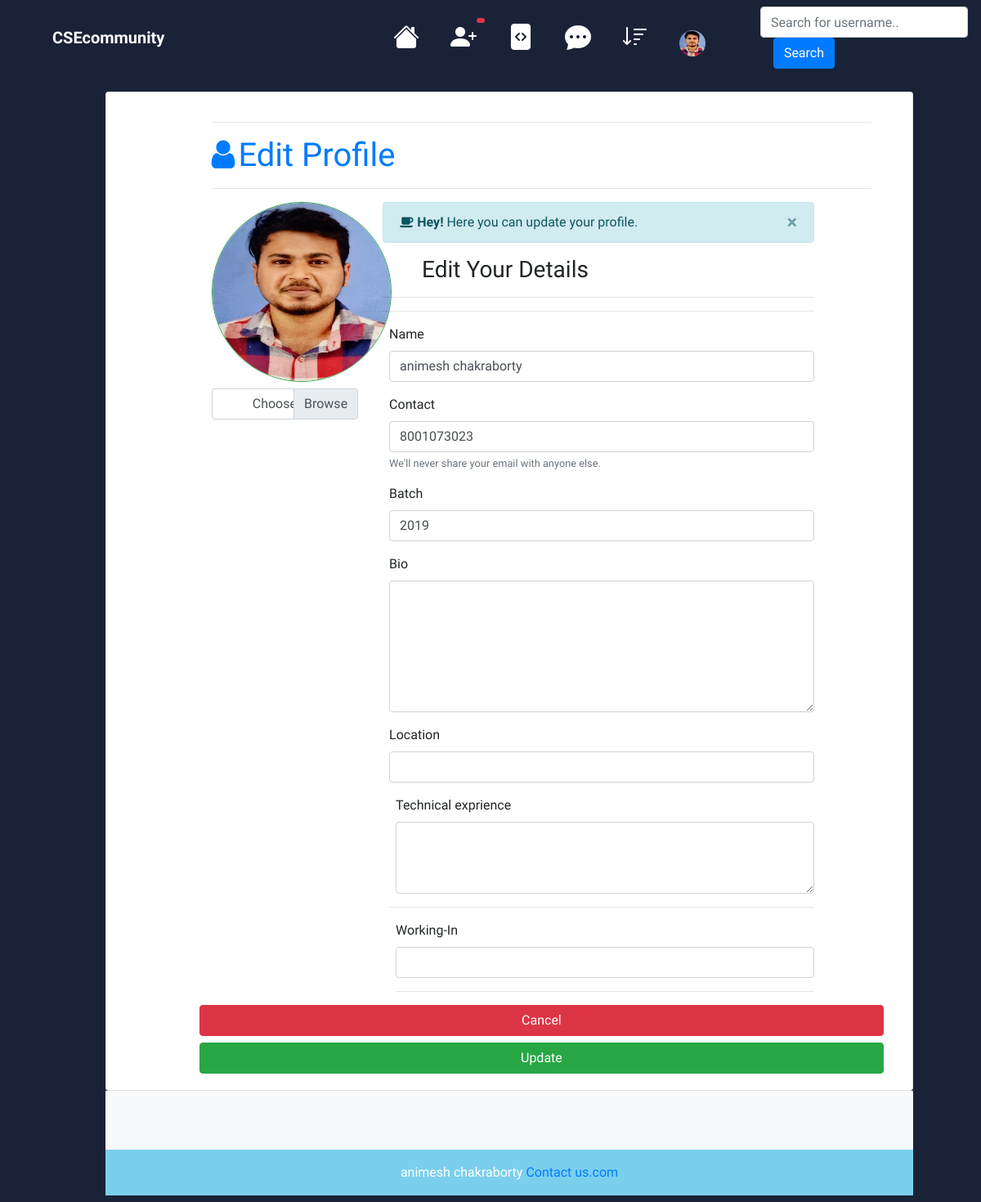
The app's page /setting (signed in) with its own data.
### core/models.py (models this page shows, shortened)
class Profile(models.Model):
       user = models.ForeignKey(User,on_delete = models.CASCADE,)
       id_user = models.IntegerField()
       bio = models.TextField(blank=True)
       name=models.CharField(max_length=100,blank=True)
       profileimg = models.ImageField(upload_to ='profile_images',default ='black-profile-picture.png')
       location = models.CharField(max_length=100,blank=True)
       contact=models.TextField(blank=True)
       batch =models.CharField(max_length=100,blank=True)
       working=models.TextField()
       techinal_experiance=models.TextField()
       isverified=models.BooleanField(default=False)

### core/views.py (the view, shortened to what this page needs)
# urls.py: path('setting',views.setting, name='setting'),
def setting(request):
       user_object = User.objects.get(username=request.user.username)
       user_profile = Profile.objects.get(user=user_object)
       return render(request,'setting.html',{'user_profile': user_profile,'user_object': user_object,})

### templates/setting.html (shortened to what this page needs)
{% extends 'base.html' %}
{% block content %}
<div class="main" style="margin-top:10vh;">
  <div class="container-fluid">
    <div class="row">
        <div class="col-lg-1 p-0">
        </div>
        <div class="col-lg-11 p-2">
            <div class="container-fluid">
                <div class="row">
                    <div class="col">
                        <div class="post-update card status-update-card"
<style="background-color:rgba(69, 128, 238, 0.2); border-color:rgb(219, 219, 226);">
<div class="card-body">
                    <div class="col-11 offset-1">
                        <div class="container bootstrap snippet">
                          <hr>
                            <h1 class="text-primary"><i class="fa fa-user mr-1"></i>Edit Profile</h1>
                            <hr>
                            <div class="row">
                                <div class="col-md-3">
                                    <div class="text-center">
                                      <form  action="" method="POST" enctype="multipart/form-data">
                                        <img  src="{{user_profile.profileimg.url}}" width="220" height="220n8" class="img-circle rounded-circle mb-2  border border-success"/>
                                        <div class="custom-file">
                                          <label class="custom-file-label" for="inputGroupFile01">Choose file</label>
                                                                              <label class="custom-file-label" for="files">Choose
                                                                                file</label>
                                        </div>
                                    </div>
                                </div>
                                <div class="col-md-8 personal-info">
                                    <div class="alert alert-info alert-dismissable">
                                        <a class="panel-close close pointer-event" style="cursor:pointer;" data-dismiss="alert">×</a>
                                        <i class="fa fa-coffee"></i>
                                        <strong>Hey!</strong> Here you can update your profile.
                                    </div>
                                    <h3 class="my-3 ml-5">Edit Your Details</h3>
                                  <hr>
                                  <hr>
                                    <div class="form-horizontal ml-2">
                                      <div class="form-group">
                                                 <label for="name">Name</label>
                                                 <input type="text" name="name" class="form-control" value="{{user_profile.name}}" name="name" aria-describedby="nameHelp" >
                                               </div>
                                        </div>
                                   <div class="form-horizontal ml-2">
                                          <div class="form-group">
                                            <label for="">Contact</label>
                                            <input type="contact" name="contact" class="form-control" value="{{user_profile.contact}}"  aria-describedby="emailHelp">
                                            <small id="emailHelp" class="form-text text-muted">We'll never share your email with anyone else.</small>
                                          </div>
                                        </div>
                                        <div class="form-horizontal ml-2">
                                          <div class="form-group">
                                            <label for="exampleInputEmail1">Batch</label>
                                            <input type="text" class="form-control"value="{{user_profile.batch}}" name="batch"id="exampleInputUSIN" aria-describedby="batchHelp">
                                   </div>
                                   </div>
                                   <div class="form-horizontal ml-2">
                                   <div class="form-group">
                                          <label for="about"> Bio </label>
                                          <textarea id="exampleInputBio"style="height:11vh; max-height:auto; min-height:11vh;" class="form-control" name="bio">{{user_profile.bio}}</textarea>
                                   </div>
                                  </div>
                                          <div class="form-horizontal ml-2">
                                            <div class="form-group">
                                            <label for=""> Location</label>
                                            <input type="text"name="location" value="{{user_profile.location}}" placeholder="" class="form-control">
                                        </div
                               </div>
                               <div class="form-horizontal ml-2">
                                   <div class="form-group">
                                          <label >Technical exprience</label>
                                          <textarea style="height:11vh; max-height:auto; min-height:11vh;" class="form-control" name="techinal_experiance">{{user_profile.techinal_experiance}}</textarea>
                                   </div>
                               </div>
                                            <hr>
                                        <div class="form-horizontal ml-2">
                                          <div class="form-group">
                                            <label for="exampleInputEmail1">Working-In</label>
                                            <input type="Work" class="form-control" name="working" value="{{user_profile.working}}" id="exampleInputUSIN" aria-describedby="USINHelp">
                                            <hr>
                                          </div>
                                     </div>
                                        </div>
                                    </div>
                                    <a href="/" class="btn btn-danger btn-block" align="center" aria-pressed="true">Cancel</a>
                                      <button type="submit" class="btn btn-success btn-block ">Update</button>
                            </div>
                        </div>
                    </div>
                </div>
            </div>
        </div>
    </div>
</body>
</html>
{% endblock %}

### templates/header.html (shortened to what this page needs)
<!DOCTYPE html>
<html lang="en">
<head>
    <link rel="stylesheet" href="/static/css/style.css">
    <link rel="stylesheet" href="https://cdn.jsdelivr.net/npm/bootstrap-icons@1.3.0/font/bootstrap-icons.css">
    <link rel="stylesheet" href="https://cdnjs.cloudflare.com/ajax/libs/font-awesome/4.7.0/css/font-awesome.min.css">
    <link rel="stylesheet" href="https://maxcdn.bootstrapcdn.com/bootstrap/4.3.1/css/bootstrap.min.css">
</head>
<body>
    <div class="container-main">
        <div class="header-section fixed-top">
    <nav class="navbar navbar-expand-lg navbar-dark bg-default">
        <a class="navbar-brand mx-5 font-weight-bolder" href="">CSEcommunity</a>
        <div class="collapse navbar-collapse" id="navbarSupportedContent">
            <ul class="navbar-nav ml-auto mr-5 d-flex align-items-baseline">
                <li class="nav-item active">
                    <a class="nav-link font-weight-bold" href="/"><span class="bi bi-house-fill fa-2x"></span></a>
                </li>
                <li class="nav-item active">
                    <a class="nav-link font-weight-bold" href="/frequest" class=" position-relative">
                        <span class="bi bi-person-plus-fill fa-2x"></span>
                        <span class="position-absolute top-0 start-100 translate-middle badge rounded-pill bg-danger">
                        </span>
                    </a>
                </li>
                <li class="nav-item active">
                    <a class="nav-link font-weight-bold" href="/code"><span class="bi bi-file-code-fill fa-2x"></span></a>
                </li>
                <li class="nav-item active">
                    <a class="nav-link font-weight-bold" href="chatting/rooms"><span class="bi bi-chat-dots-fill fa-2x"></span></a>
                </li>
                <li class="nav-item active
                 dropdown">
                    <a class="nav-link  font-weight-bold" href="#" id="navbarDropdown" role="button" data-toggle="dropdown" aria-haspopup="true" aria-expanded="false">
                        <span class= "bi bi-sort-down fa-2x"></span>
                    </a>
                </li>
                <li class="nav-item">
                    <a class="nav-link font-weight-bold" href="/pro">
    <img src="{{user_profile.profileimg.url}}"
        class="profile-icon rounded-circle z-depth-2"alt=""> </a>
</li>
            </ul>
            <form  action="/search" method="POST">
                <input class="form-control mr-sm-2" type="text" name="username" placeholder="Search for username..">&nbsp; &nbsp;
                <button class="btn btn-primary my-2 my-sm-0" type="submit">Search</button>
            </form>
        </div>
    </nav>
</div>
                                                            </div>
</body>
</html>

### static/css/style.css (style rules this page uses)
body { font-family: 'Comfortaa', cursive !important; font-size: medium; }
.main { padding-left: 1%; padding-right: 5%; }
textarea { height: 20vh; min-height: 20vh; max-height: 20vh; }
.profile-icon { height: 2rem; width: 2rem }

### templates/header.html (style rules this page uses)
.navbar-nav > li { padding-left:11px; padding-right:11px; }
.navbar { background-color: #1A2238; border-color: #E7E7E7; }

### templates/setting.html (style rules this page uses)
body { background: #1A2238 url("https://www.toptal.com/designers/subtlepatterns/patterns/sports.png") fixed; }

### records on screen
Profile: profileimg (picture), name "animesh chakraborty", contact "8001073023"
